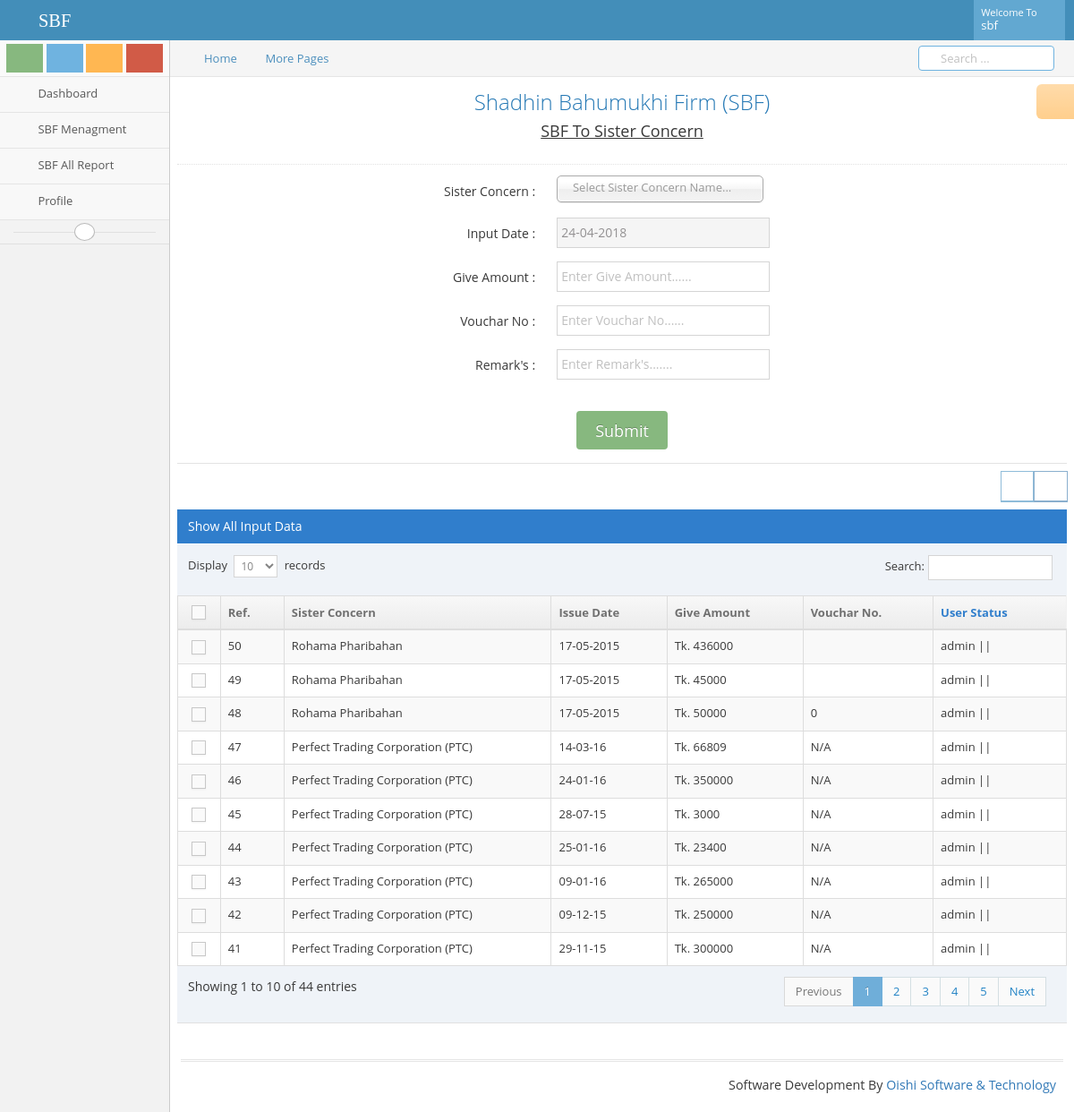
Screenshot of /sbftoSisternconcern.php (signed in) with the database file from the repository.
### tables this page shows
CREATE TABLE `tbl_sbftosisterconcern` (
  `id` int(11) NOT NULL,
  `concern` varchar(255) NOT NULL,
  `inputdate` varchar(255) NOT NULL,
  `currendate` timestamp NOT NULL DEFAULT CURRENT_TIMESTAMP,
  `editDate` varchar(255) NOT NULL DEFAULT '0',
  `give_amount` varchar(255) NOT NULL,
  `vouchar` varchar(255) NOT NULL,
  `remark` varchar(255) NOT NULL,
  `username` varchar(255) NOT NULL
);

### lib/Database.php (called while the page is built, shortened)
<?php
Class Database{
	public $host   = DB_HOST;
	public $user   = DB_USER;
	public $pass   = DB_PASS;
	public $dbname = DB_NAME;
	public $link;
	private function connectDB(){
	$this->link = new mysqli($this->host, $this->user, $this->pass, $this->dbname);
 }
	public function select($query){
		$result = $this->link->query($query) or die($this->link->error.__LINE__);
		if($result->num_rows > 0){
			return $result;
		} else {
			return false;
		}
	}
}

### sbftoSisternconcern.php (the view, shortened to what this page needs)
<?php include 'inc/header.php' ?>
<div id="user-profile-3" class="user-profile row">
<div class="row">
	<div class="col-xs-12">
<div class="page-header">
		<h1 class="text-center">Shadhin Bahumukhi Firm (SBF)</h1>
		<h4 class="text-center"><u>SBF To Sister Concern</u></h4>
	</div>
	<div class="row">
		<div class="col-xs-12">
		<form action="<?php echo htmlspecialchars($_SERVER['PHP_SELF']); ?>" method="POST" class="form-horizontal text-center" role="form">
				<div class="form-group">
					<label class="col-xs-4 col-sm-5 control-label"> Sister Concern :</label>
					<div class="col-xs-7 col-sm-3 col-md-3 col-lg-3">
					</div>
				</div>
				<div class="form-group">
					<label class="col-xs-4 col-sm-5 control-label" for="form-field-date"> Input Date :</label>
					<div class="col-xs-8 col-sm-7">
						<input class="date-picker col-xs-10 col-sm-5" id="form-field-date" type="text" value="<?php echo date('d-m-Y'); ?>" data-date-format="dd-mm-yyyy"  name="inputdate" readonly="" />
					</div>
				</div>
				<div class="form-group">
					<label class="col-xs-4 col-sm-5 control-label"> Give Amount :</label>
					<div class="col-xs-8 col-sm-7">
						<input type="text" placeholder="Enter Give Amount......" class="col-xs-10 col-sm-5" name="give_amount"/>
					</div>
				</div>
				<div class="form-group">
					<label class="col-xs-4 col-sm-5 control-label"> Vouchar No :</label>
					<div class="col-xs-8 col-sm-7">
						<input type="text" placeholder="Enter Vouchar No......" class="col-xs-10 col-sm-5" name="vouchar"/>
					</div>
				</div>
				<div class="form-group">
					<label class="col-xs-4 col-sm-5 control-label"> Remark's :</label>
					<div class="col-xs-8 col-sm-7">
						<input type="text" placeholder="Enter Remark's......." class="col-xs-10 col-sm-5" name="remark" />
					</div>
				</div>
				<div class="form-group">
					<div class="row text-center">
						<input type="submit" name="submit" class="btn btn-lg btn-success btn-round" value="Submit">
					</div>
				</div>
			</form>
			<div class="hr hr-8"></div>
		</div>
	</div>
<div class="row">
<div class="col-xs-12">
<div class="row">
<div class="col-xs-12">
<div class="clearfix">
	<div class="pull-right tableTools-container"></div>
</div>
<div class="table-header">
	Show All Input Data
</div>
<div>
	<table id="dynamic-table" class="table table-striped table-bordered table-hover">
		<thead>
			<tr>
				<th class="center">
					<label class="pos-rel">
						<span class="lbl"></span>
					</label>
				</th>
				<th class="hidden-xs">Ref.</th>
				<th>Sister Concern</th>
				<th class="hidden-xs">Issue Date</th>
				<th>Give Amount</th>
				<th class="hidden-xs">Vouchar No.</th>
				<th width="15%">User Status</th>
			</tr>
		</thead>
		<tbody>
	<?php
		$query ="SELECT * FROM tbl_sbftosisterconcern order by id desc limit 100";
		$installment = $db->select($query);
		if ($installment) {
			while ($result = $installment->fetch_assoc()) {
			?>
			<tr>
				<td class="center">
					<label class="pos-rel">
						<span class="lbl"></span>
					</label>
				</td>
				<td class="hidden-xs"><?php echo $result['id'];?></td>
				<td><?php echo $result['concern'];?></td>
				<td class="hidden-xs"><?php echo $result['inputdate'];?></td>
				<td><?php echo "Tk. ".$result['give_amount'];?></td>
				<td class="hidden-xs"><?php echo $result['vouchar'];?></td>
				<td>
					<div class="">
						<?php echo $result['username'];?>
						||
						<?php
							$selected="SELECT * FROM tbl_sbftosisterconcern order by id";
							$Person = $db->select($selected);
							if ($Person) {
								?>
						<a href="#<?php echo $result['id']; ?>" data-toggle="modal" data-target="#<?php echo $result['id']; ?>">
							<span class="glyphicon glyphicon-zoom-in"></span></a>
						<?php } ?>
						<?php if (Session::get('userId') == $result['id'] || Session::get('userRole') == '0')
							{ ?>
					</div>
					<?php } ?>
				</td>
			</tr>
			<?php } } ?>
		</tbody>
	</table>
</div>
</div>
</div>
</div>
</div>
</div>
</div>
</div>
<?php include 'inc/footer.php' ?>

### rows the page displays
tbl_sbftosisterconcern: id "50", concern "Rohama Pharibahan", inputdate "17-05-2015", give_amount "436000", username "admin"
tbl_sbftosisterconcern: id "49", concern "Rohama Pharibahan", inputdate "17-05-2015", give_amount "45000", username "admin"
tbl_sbftosisterconcern: id "48", concern "Rohama Pharibahan", inputdate "17-05-2015", give_amount "50000", vouchar "0", username "admin"
tbl_sbftosisterconcern: id "47", concern "Perfect Trading Corporation (PTC)", inputdate "14-03-16", give_amount "66809", vouchar "N/A", username "admin"
tbl_sbftosisterconcern: id "46", concern "Perfect Trading Corporation (PTC)", inputdate "24-01-16", give_amount "350000", vouchar "N/A", username "admin"
tbl_sbftosisterconcern: id "45", concern "Perfect Trading Corporation (PTC)", inputdate "28-07-15", give_amount "3000", vouchar "N/A", username "admin"
tbl_sbftosisterconcern: id "44", concern "Perfect Trading Corporation (PTC)", inputdate "25-01-16", give_amount "23400", vouchar "N/A", username "admin"
tbl_sbftosisterconcern: id "43", concern "Perfect Trading Corporation (PTC)", inputdate "09-01-16", give_amount "265000", vouchar "N/A", username "admin"
tbl_sbftosisterconcern: id "42", concern "Perfect Trading Corporation (PTC)", inputdate "09-12-15", give_amount "250000", vouchar "N/A", username "admin"
tbl_sbftosisterconcern: id "41", concern "Perfect Trading Corporation (PTC)", inputdate "29-11-15", give_amount "300000", vouchar "N/A", username "admin"

### other values shown
Session::get('username') "sbf"
